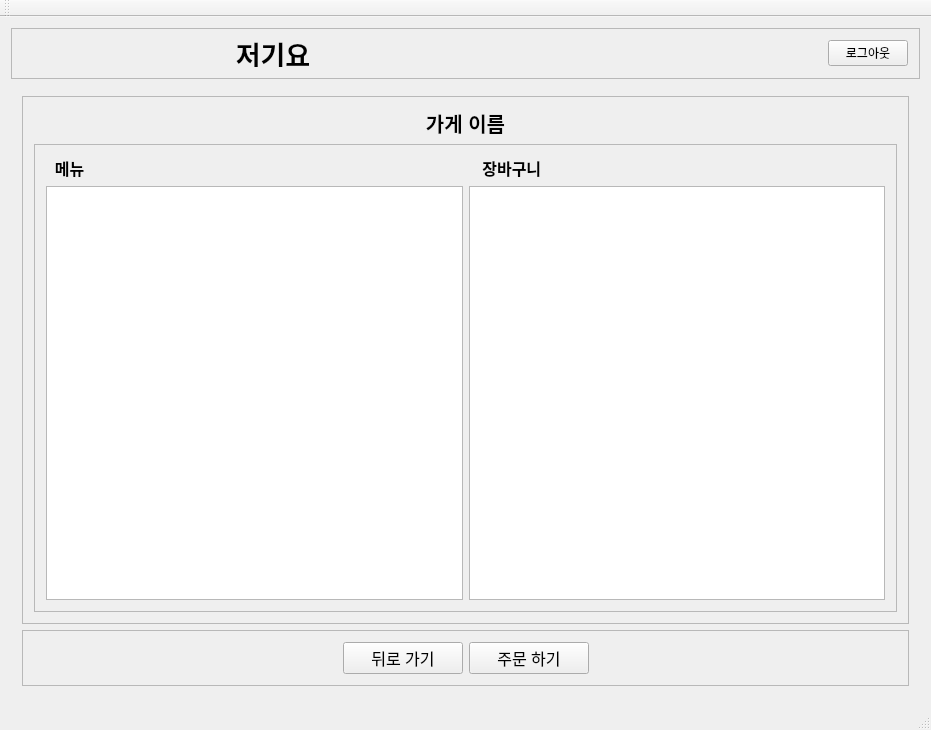
<?xml version="1.0" encoding="UTF-8"?>
<ui version="4.0">
 <class>MainWindow</class>
 <widget class="QMainWindow" name="MainWindow">
  <property name="geometry">
   <rect>
    <x>0</x>
    <y>0</y>
    <width>931</width>
    <height>730</height>
   </rect>
  </property>
  <property name="windowTitle">
   <string>QTCPClient</string>
  </property>
  <property name="styleSheet">
   <string notr="true"/>
  </property>
  <widget class="QWidget" name="centralWidget">
   <layout class="QGridLayout" name="gridLayout_2">
    <item row="0" column="0">
     <widget class="QFrame" name="frame_3">
      <property name="minimumSize">
       <size>
        <width>0</width>
        <height>50</height>
       </size>
      </property>
      <property name="frameShape">
       <enum>QFrame::Shape::StyledPanel</enum>
      </property>
      <property name="frameShadow">
       <enum>QFrame::Shadow::Raised</enum>
      </property>
      <layout class="QHBoxLayout" name="horizontalLayout_2">
       <item>
        <widget class="QLabel" name="title_label">
         <property name="minimumSize">
          <size>
           <width>500</width>
           <height>0</height>
          </size>
         </property>
         <property name="font">
          <font>
           <pointsize>20</pointsize>
           <bold>true</bold>
          </font>
         </property>
         <property name="text">
          <string>저기요</string>
         </property>
         <property name="alignment">
          <set>Qt::AlignmentFlag::AlignCenter</set>
         </property>
        </widget>
       </item>
       <item>
        <spacer name="horizontalSpacer_4">
         <property name="orientation">
          <enum>Qt::Orientation::Horizontal</enum>
         </property>
         <property name="sizeHint" stdset="0">
          <size>
           <width>40</width>
           <height>20</height>
          </size>
         </property>
        </spacer>
       </item>
       <item>
        <widget class="QPushButton" name="logout_btn">
         <property name="text">
          <string>로그아웃</string>
         </property>
        </widget>
       </item>
      </layout>
     </widget>
    </item>
    <item row="1" column="0">
     <widget class="QStackedWidget" name="mainStackedWidget">
      <property name="currentIndex">
       <number>2</number>
      </property>
      <widget class="QWidget" name="user_main_page">
       <layout class="QGridLayout" name="gridLayout_3">
        <item row="0" column="0">
         <widget class="QTabWidget" name="user_mainTabWidget">
          <property name="styleSheet">
           <string notr="true">#user_mainTabWidget QTabWidget::pane {
    background-color: white;
    border: 2px solid black;
	border-radius:8px
}

#user_mainTabWidget QTabBar::tab {
    background: white;
    border: 3px solid black;
    border-radius: 8px; 
    padding: 10px;
	margin-right: 10px;
	margin-bottom: 5px;
	min-width: 100px;  
    min-height: 24px;  
	color: black;
	font-size: 16px;
}

#user_mainTabWidget QTabBar::tab:selected {
    background: gray;
	color: white;
	font-weight: bold;
    border-radius: 5px;
}

QTabWidget::tab-bar {  /* 탭 버튼을 감싸는 바 */
    left: 20px;  /* 탭 목록이 왼쪽으로 조금 이동 */
}</string>
          </property>
          <property name="currentIndex">
           <number>2</number>
          </property>
          <widget class="QWidget" name="foodCategoryTab">
           <attribute name="title">
            <string>음식 카테고리 목록</string>
           </attribute>
           <layout class="QGridLayout" name="gridLayout_4">
            <item row="0" column="0">
             <widget class="QFrame" name="frame_6">
              <property name="frameShape">
               <enum>QFrame::Shape::StyledPanel</enum>
              </property>
              <property name="frameShadow">
               <enum>QFrame::Shadow::Raised</enum>
              </property>
              <layout class="QGridLayout" name="gridLayout_9">
               <item row="0" column="0">
                <widget class="QPushButton" name="chicken_btn">
                 <property name="text">
                  <string>치킨</string>
                 </property>
                </widget>
               </item>
              </layout>
             </widget>
            </item>
            <item row="0" column="1">
             <widget class="QFrame" name="frame_7">
              <property name="frameShape">
               <enum>QFrame::Shape::StyledPanel</enum>
              </property>
              <property name="frameShadow">
               <enum>QFrame::Shadow::Raised</enum>
              </property>
              <layout class="QGridLayout" name="gridLayout_10">
               <item row="0" column="0">
                <widget class="QPushButton" name="pizza_btn">
                 <property name="text">
                  <string>피자</string>
                 </property>
                </widget>
               </item>
              </layout>
             </widget>
            </item>
            <item row="0" column="2">
             <widget class="QFrame" name="frame_8">
              <property name="frameShape">
               <enum>QFrame::Shape::StyledPanel</enum>
              </property>
              <property name="frameShadow">
               <enum>QFrame::Shadow::Raised</enum>
              </property>
              <layout class="QGridLayout" name="gridLayout_11">
               <item row="0" column="0">
                <widget class="QPushButton" name="kFood_btn">
                 <property name="text">
                  <string>한식</string>
                 </property>
                </widget>
               </item>
              </layout>
             </widget>
            </item>
            <item row="1" column="0">
             <widget class="QFrame" name="frame_9">
              <property name="frameShape">
               <enum>QFrame::Shape::StyledPanel</enum>
              </property>
              <property name="frameShadow">
               <enum>QFrame::Shadow::Raised</enum>
              </property>
              <layout class="QGridLayout" name="gridLayout_12">
               <item row="0" column="0">
                <widget class="QPushButton" name="jFood_btn">
                 <property name="text">
                  <string>일식</string>
                 </property>
                </widget>
               </item>
              </layout>
             </widget>
            </item>
            <item row="1" column="1">
             <widget class="QFrame" name="frame_10">
              <property name="frameShape">
               <enum>QFrame::Shape::StyledPanel</enum>
              </property>
              <property name="frameShadow">
               <enum>QFrame::Shadow::Raised</enum>
              </property>
              <layout class="QGridLayout" name="gridLayout_13">
               <item row="0" column="0">
                <widget class="QPushButton" name="cFood_btn">
                 <property name="text">
                  <string>중국집</string>
                 </property>
                </widget>
               </item>
              </layout>
             </widget>
            </item>
            <item row="1" column="2">
             <widget class="QFrame" name="frame_11">
              <property name="frameShape">
               <enum>QFrame::Shape::StyledPanel</enum>
              </property>
              <property name="frameShadow">
               <enum>QFrame::Shadow::Raised</enum>
              </property>
              <layout class="QGridLayout" name="gridLayout_14">
               <item row="0" column="0">
                <widget class="QPushButton" name="cafe_btn">
                 <property name="text">
                  <string>카페</string>
                 </property>
                </widget>
               </item>
              </layout>
             </widget>
            </item>
           </layout>
          </widget>
          <widget class="QWidget" name="shopSearchTab">
           <attribute name="title">
            <string>가게 검색</string>
           </attribute>
           <layout class="QVBoxLayout" name="verticalLayout">
            <item>
             <layout class="QHBoxLayout" name="horizontalLayout">
              <item>
               <widget class="QLabel" name="label_2">
                <property name="font">
                 <font>
                  <pointsize>12</pointsize>
                  <bold>true</bold>
                 </font>
                </property>
                <property name="text">
                 <string>가게 이름</string>
                </property>
               </widget>
              </item>
              <item>
               <widget class="QLineEdit" name="shopSearchText"/>
              </item>
              <item>
               <widget class="QPushButton" name="shopSearchButton">
                <property name="text">
                 <string>검색</string>
                </property>
               </widget>
              </item>
              <item>
               <spacer name="horizontalSpacer">
                <property name="orientation">
                 <enum>Qt::Orientation::Horizontal</enum>
                </property>
                <property name="sizeHint" stdset="0">
                 <size>
                  <width>40</width>
                  <height>20</height>
                 </size>
                </property>
               </spacer>
              </item>
             </layout>
            </item>
            <item>
             <widget class="QTableView" name="searchTableView">
              <property name="editTriggers">
               <set>QAbstractItemView::EditTrigger::NoEditTriggers</set>
              </property>
             </widget>
            </item>
           </layout>
          </widget>
          <widget class="QWidget" name="orderStateTab">
           <attribute name="title">
            <string>주문 현황</string>
           </attribute>
           <layout class="QGridLayout" name="gridLayout_6">
            <item row="0" column="0">
             <widget class="QTableView" name="b_tableView">
              <property name="editTriggers">
               <set>QAbstractItemView::EditTrigger::NoEditTriggers</set>
              </property>
             </widget>
            </item>
           </layout>
          </widget>
          <widget class="QWidget" name="shopBookmarkTab">
           <property name="enabled">
            <bool>true</bool>
           </property>
           <attribute name="title">
            <string>가게 즐겨찾기</string>
           </attribute>
           <layout class="QGridLayout" name="gridLayout_5">
            <item row="0" column="0">
             <widget class="QTableView" name="tableView"/>
            </item>
           </layout>
          </widget>
         </widget>
        </item>
       </layout>
      </widget>
      <widget class="QWidget" name="shopList_page">
       <layout class="QVBoxLayout" name="verticalLayout_6">
        <item>
         <widget class="QTableView" name="shopList_tableView">
          <property name="editTriggers">
           <set>QAbstractItemView::EditTrigger::NoEditTriggers</set>
          </property>
          <property name="iconSize">
           <size>
            <width>100</width>
            <height>100</height>
           </size>
          </property>
         </widget>
        </item>
        <item>
         <widget class="QFrame" name="frame_12">
          <property name="frameShape">
           <enum>QFrame::Shape::StyledPanel</enum>
          </property>
          <property name="frameShadow">
           <enum>QFrame::Shadow::Raised</enum>
          </property>
          <layout class="QHBoxLayout" name="horizontalLayout_4">
           <item>
            <spacer name="horizontalSpacer_5">
             <property name="orientation">
              <enum>Qt::Orientation::Horizontal</enum>
             </property>
             <property name="sizeHint" stdset="0">
              <size>
               <width>40</width>
               <height>20</height>
              </size>
             </property>
            </spacer>
           </item>
           <item>
            <widget class="QPushButton" name="pushButton">
             <property name="minimumSize">
              <size>
               <width>200</width>
               <height>0</height>
              </size>
             </property>
             <property name="sizeIncrement">
              <size>
               <width>0</width>
               <height>0</height>
              </size>
             </property>
             <property name="font">
              <font>
               <pointsize>13</pointsize>
              </font>
             </property>
             <property name="text">
              <string>뒤로 가기</string>
             </property>
            </widget>
           </item>
           <item>
            <spacer name="horizontalSpacer_6">
             <property name="orientation">
              <enum>Qt::Orientation::Horizontal</enum>
             </property>
             <property name="sizeHint" stdset="0">
              <size>
               <width>40</width>
               <height>20</height>
              </size>
             </property>
            </spacer>
           </item>
          </layout>
         </widget>
        </item>
       </layout>
      </widget>
      <widget class="QWidget" name="menuList_page">
       <layout class="QVBoxLayout" name="verticalLayout_3">
        <item>
         <widget class="QFrame" name="frame">
          <property name="frameShape">
           <enum>QFrame::Shape::StyledPanel</enum>
          </property>
          <property name="frameShadow">
           <enum>QFrame::Shadow::Raised</enum>
          </property>
          <layout class="QVBoxLayout" name="verticalLayout_5">
           <item>
            <widget class="QLabel" name="menu_shopTitle">
             <property name="font">
              <font>
               <pointsize>15</pointsize>
               <bold>true</bold>
              </font>
             </property>
             <property name="text">
              <string>가게 이름</string>
             </property>
             <property name="alignment">
              <set>Qt::AlignmentFlag::AlignCenter</set>
             </property>
            </widget>
           </item>
           <item>
            <widget class="QFrame" name="frame_13">
             <property name="frameShape">
              <enum>QFrame::Shape::StyledPanel</enum>
             </property>
             <property name="frameShadow">
              <enum>QFrame::Shadow::Raised</enum>
             </property>
             <layout class="QGridLayout" name="gridLayout_16">
              <item row="1" column="1">
               <widget class="QTableView" name="menu_basket_tableView"/>
              </item>
              <item row="1" column="0">
               <widget class="QTableView" name="menu_tableView">
                <property name="minimumSize">
                 <size>
                  <width>0</width>
                  <height>300</height>
                 </size>
                </property>
                <property name="editTriggers">
                 <set>QAbstractItemView::EditTrigger::NoEditTriggers</set>
                </property>
               </widget>
              </item>
              <item row="0" column="1">
               <widget class="QLabel" name="label_3">
                <property name="font">
                 <font>
                  <pointsize>12</pointsize>
                  <italic>false</italic>
                  <bold>true</bold>
                 </font>
                </property>
                <property name="text">
                 <string>   장바구니</string>
                </property>
               </widget>
              </item>
              <item row="0" column="0">
               <widget class="QLabel" name="label_4">
                <property name="font">
                 <font>
                  <pointsize>12</pointsize>
                  <bold>true</bold>
                 </font>
                </property>
                <property name="text">
                 <string>  메뉴</string>
                </property>
               </widget>
              </item>
             </layout>
            </widget>
           </item>
          </layout>
         </widget>
        </item>
        <item>
         <widget class="QFrame" name="frame_2">
          <property name="frameShape">
           <enum>QFrame::Shape::StyledPanel</enum>
          </property>
          <property name="frameShadow">
           <enum>QFrame::Shadow::Raised</enum>
          </property>
          <layout class="QGridLayout" name="gridLayout_15">
           <item row="0" column="1">
            <widget class="QPushButton" name="toshop_backBtn">
             <property name="minimumSize">
              <size>
               <width>120</width>
               <height>0</height>
              </size>
             </property>
             <property name="font">
              <font>
               <pointsize>12</pointsize>
              </font>
             </property>
             <property name="text">
              <string>뒤로 가기</string>
             </property>
            </widget>
           </item>
           <item row="0" column="0">
            <spacer name="horizontalSpacer_2">
             <property name="orientation">
              <enum>Qt::Orientation::Horizontal</enum>
             </property>
             <property name="sizeHint" stdset="0">
              <size>
               <width>40</width>
               <height>20</height>
              </size>
             </property>
            </spacer>
           </item>
           <item row="0" column="3">
            <spacer name="horizontalSpacer_3">
             <property name="orientation">
              <enum>Qt::Orientation::Horizontal</enum>
             </property>
             <property name="sizeHint" stdset="0">
              <size>
               <width>40</width>
               <height>20</height>
              </size>
             </property>
            </spacer>
           </item>
           <item row="0" column="2">
            <widget class="QPushButton" name="oder_btn">
             <property name="minimumSize">
              <size>
               <width>120</width>
               <height>0</height>
              </size>
             </property>
             <property name="font">
              <font>
               <pointsize>12</pointsize>
              </font>
             </property>
             <property name="text">
              <string>주문 하기</string>
             </property>
            </widget>
           </item>
          </layout>
         </widget>
        </item>
       </layout>
      </widget>
      <widget class="QWidget" name="shop_main_page">
       <layout class="QVBoxLayout" name="verticalLayout_2">
        <item>
         <widget class="QTabWidget" name="shopTabWidget">
          <property name="styleSheet">
           <string notr="true">#shopTabWidget QTabWidget::pane {
    background-color: white;
    border: 2px solid black;
	border-radius:8px
}

#shopTabWidget QTabBar::tab {
    background: white;
    border: 3px solid black;
    border-radius: 8px; 
    padding: 10px;
	margin-right: 10px;
	margin-bottom: 5px;
	min-width: 100px;  
    min-height: 24px;  
	color: black;
	font-size: 16px;
}

#shopTabWidget QTabBar::tab:selected {
    background: gray;
	color: white;
	font-weight: bold;
    border-radius: 5px;
}

QTabWidget::tab-bar {  /* 탭 버튼을 감싸는 바 */
    left: 20px;  /* 탭 목록이 왼쪽으로 조금 이동 */
}</string>
          </property>
          <property name="currentIndex">
           <number>1</number>
          </property>
          <widget class="QWidget" name="shop_orderWait_tab">
           <attribute name="title">
            <string>주문 목록</string>
           </attribute>
           <layout class="QGridLayout" name="gridLayout">
            <item row="0" column="0">
             <widget class="QTableView" name="orderWait_tableView"/>
            </item>
            <item row="1" column="0">
             <widget class="QFrame" name="frame_4">
              <property name="minimumSize">
               <size>
                <width>0</width>
                <height>60</height>
               </size>
              </property>
              <property name="sizeIncrement">
               <size>
                <width>0</width>
                <height>0</height>
               </size>
              </property>
              <property name="frameShape">
               <enum>QFrame::Shape::StyledPanel</enum>
              </property>
              <property name="frameShadow">
               <enum>QFrame::Shadow::Raised</enum>
              </property>
              <layout class="QHBoxLayout" name="horizontalLayout_3">
               <item>
                <widget class="QLabel" name="total_sales_text">
                 <property name="text">
                  <string>TextLabel</string>
                 </property>
                </widget>
               </item>
               <item>
                <widget class="QPushButton" name="order_accept_btn">
                 <property name="font">
                  <font>
                   <pointsize>12</pointsize>
                  </font>
                 </property>
                 <property name="text">
                  <string>주문 승낙</string>
                 </property>
                </widget>
               </item>
               <item>
                <widget class="QPushButton" name="order_deny_btn">
                 <property name="font">
                  <font>
                   <pointsize>12</pointsize>
                  </font>
                 </property>
                 <property name="text">
                  <string>주문 거절</string>
                 </property>
                </widget>
               </item>
              </layout>
             </widget>
            </item>
           </layout>
          </widget>
          <widget class="QWidget" name="shop_orderAccept_tab">
           <attribute name="title">
            <string>배달 현황</string>
           </attribute>
           <layout class="QGridLayout" name="gridLayout_7">
            <item row="0" column="0">
             <widget class="QTableView" name="orderAccept_tableView"/>
            </item>
           </layout>
          </widget>
         </widget>
        </item>
       </layout>
      </widget>
      <widget class="QWidget" name="rider_main_page">
       <layout class="QGridLayout" name="gridLayout_8">
        <item row="0" column="0">
         <widget class="QFrame" name="frame_5">
          <property name="frameShape">
           <enum>QFrame::Shape::StyledPanel</enum>
          </property>
          <property name="frameShadow">
           <enum>QFrame::Shadow::Raised</enum>
          </property>
          <layout class="QVBoxLayout" name="verticalLayout_4">
           <item>
            <widget class="QLabel" name="label">
             <property name="font">
              <font>
               <pointsize>13</pointsize>
               <bold>false</bold>
              </font>
             </property>
             <property name="text">
              <string>  주문 목록</string>
             </property>
            </widget>
           </item>
           <item>
            <widget class="QTableView" name="deliWait_tableView">
             <property name="minimumSize">
              <size>
               <width>0</width>
               <height>350</height>
              </size>
             </property>
            </widget>
           </item>
           <item>
            <widget class="QTableView" name="deliAccept_tableView"/>
           </item>
          </layout>
         </widget>
        </item>
       </layout>
      </widget>
     </widget>
    </item>
   </layout>
  </widget>
  <widget class="QMenuBar" name="menuBar">
   <property name="geometry">
    <rect>
     <x>0</x>
     <y>0</y>
     <width>931</width>
     <height>22</height>
    </rect>
   </property>
  </widget>
  <widget class="QToolBar" name="mainToolBar">
   <attribute name="toolBarArea">
    <enum>TopToolBarArea</enum>
   </attribute>
   <attribute name="toolBarBreak">
    <bool>false</bool>
   </attribute>
  </widget>
  <widget class="QStatusBar" name="statusBar"/>
 </widget>
 <layoutdefault spacing="6" margin="11"/>
 <resources/>
 <connections>
  <connection>
   <sender>shopSearchText</sender>
   <signal>returnPressed()</signal>
   <receiver>shopSearchButton</receiver>
   <slot>click()</slot>
   <hints>
    <hint type="sourcelabel">
     <x>401</x>
     <y>204</y>
    </hint>
    <hint type="destinationlabel">
     <x>523</x>
     <y>207</y>
    </hint>
   </hints>
  </connection>
 </connections>
</ui>
